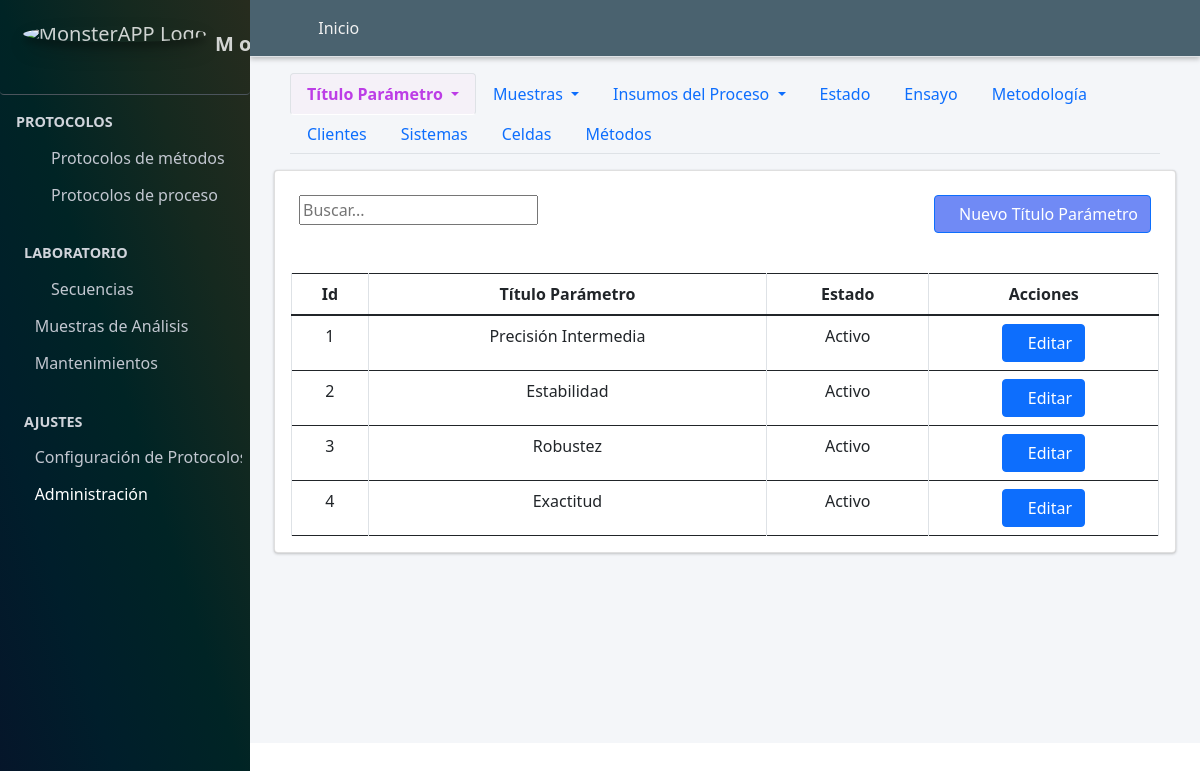
The page /titulo_parametro/ (signed in) on the database its author committed.
### Aplicaciones/Protocolo_Metodos/models.py (models this page shows, shortened)
class Titulo_Parametro(models.Model):
    titulo_parametro=models.CharField(max_length=90, verbose_name="Titulo Párametro", blank=True, null=False, unique=True)
    class Condicion(models.TextChoices):
        ACTIVO = "Activo", "ACTIVO"
        PASIVO = "Pasivo", "PASIVO"
    condicion=models.CharField(max_length=90, choices=Condicion.choices, default=Condicion.ACTIVO, verbose_name="Condicion")

### Aplicaciones/Protocolo_Metodos/views.py (the view)
# urls.py: path("titulo_parametro/", views.titulo_parametro, name="titulo_parametro"),
@login_required
@group_required('Administrador')
def titulo_parametro(request):
    titulo="Ajustes Protocolo de Métodos/Titulo parámetro"
    titulo_parametro=Titulo_Parametro.objects.all()
    if request.method == "POST":
        form = Titulo_ParametroForm(request.POST or None)
        if form.is_valid():
            form.save()
            messages.success(request, "Registro creado satisfactoriamente")
            return redirect("titulo_parametro")
        else:
             messages.error(request, "Por favor revisa los datos ingresados")
    else:
        form = Titulo_ParametroForm()
    context={
        "titulo":titulo,
        "form":form,
        "titulo_parametro":titulo_parametro
    }
    return render(request, "protocolo_metodos/titulo_parametro.html", context)

### Aplicaciones/Protocolo_Metodos/forms.py
class Titulo_ParametroForm(forms.ModelForm):
    class Meta:
        model=Titulo_Parametro
        exclude=["condicion"]
    def __init__(self, *args, **kwargs):
        super().__init__(*args, **kwargs)
        self.fields['titulo_parametro'].required = True

### Aplicaciones/Protocolo_Metodos/views.py (called while the page is built)
def group_required(group_name):
    return user_passes_test(
        lambda user: user.is_authenticated and (
            user.is_superuser or user.groups.filter(name=group_name).exists()
        )
    )

### MONSTER_APP/templates/protocolo_metodos/titulo_parametro.html (shortened to what this page needs)
{% extends "partial/body.html" %}
{% load crispy_forms_tags %}
{% load crispy_forms_filters %}
{% block contenido %}
{% load django_bootstrap5 %}
{% include "partial/header_configuracion_protocolo_metodos.html" %}
        <div class="container-fluid">
        <div class="card">
          <div class="container-fluid">
            <div class="row">
              <div class="col-md-6">
                <br>
                       <div class="text-right">
            <div class="input-group rounded">
                <input type="search" id="myInput" class="numberinput gj-textbox-md" placeholder="Buscar..." aria-label="Search" aria-describedby="search-addon" />
              </div>
        </div>
                  </div>
                  <div class="col-md-6">
                    <br>
                      <div class="d-grid gap-2 d-md-flex justify-content-md-end">
                        <button class="btn btn-primary" style="background:#486af3c7" data-bs-toggle="modal" data-bs-target="#crear_parametros"><span class="fa fa-plus-circle"></span>Nuevo Título Parámetro</button>
                        </div>
              </div>
              </div>
          </div><br>
            <div class="card-body table-responsive">
              <table class="table  table-bordered display" id="example3">
                <thead class="">
                    <tr class="text-center">
                      <th class="text-center">Id</th>
                      <th class="text-center">Título Parámetro</th>
                      <th class="text-center">Estado</th>
                      <th class="all text-center" >Acciones</th>
                    </tr>
                </thead>
                <tbody id="myTable">
                  {% for item in titulo_parametro.all %}
                  <tr class="text-center">
                      <td class="text-center">{{item.id}}</td>
                      <td class="text-center">{{item.titulo_parametro}}</td>
                      <td class="text-center">{{item.condicion}}</td>
                        <td>
                            <a href="{% url 'editar_titulo_parametro' item.pk %}" class="btn btn-primary btn-circle text-center" data-bs-target="#modal_parametros_{{ item.pk }}" data-bs-toggle="modal"><span class="fa fa-edit"></span>Editar</a>
                        </td>
                    </tr>
  {% endfor%}
</tbody>
</table>
                </div>
</div>
</div>
{% endblock contenido %}

### rows shown on the page
Titulo_Parametro: id "1", titulo_parametro "Precisión Intermedia", condicion "Activo"
Titulo_Parametro: id "2", titulo_parametro "Estabilidad", condicion "Activo"
Titulo_Parametro: id "3", titulo_parametro "Robustez", condicion "Activo"
Titulo_Parametro: id "4", titulo_parametro "Exactitud", condicion "Activo"
